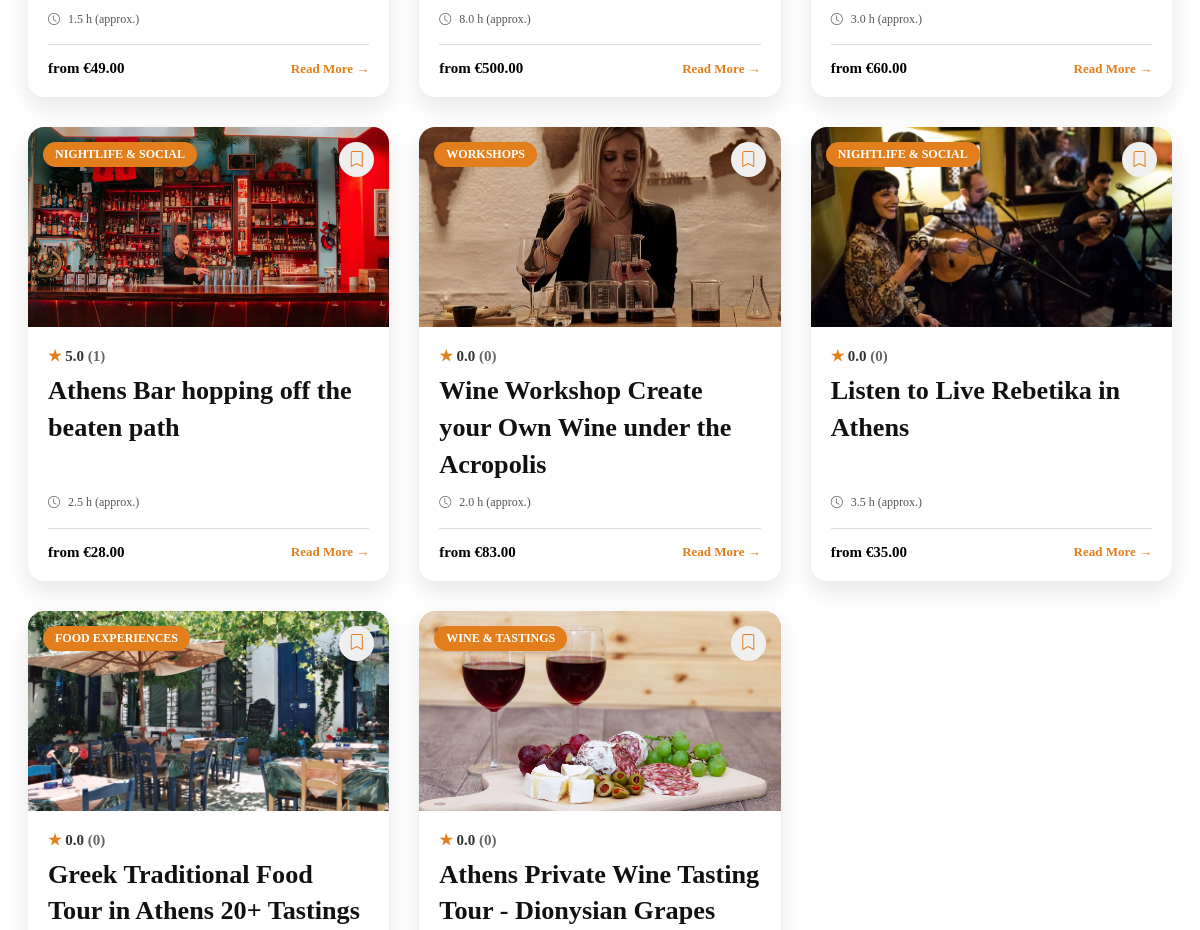
The app's page /discover/ (middle part), older data.
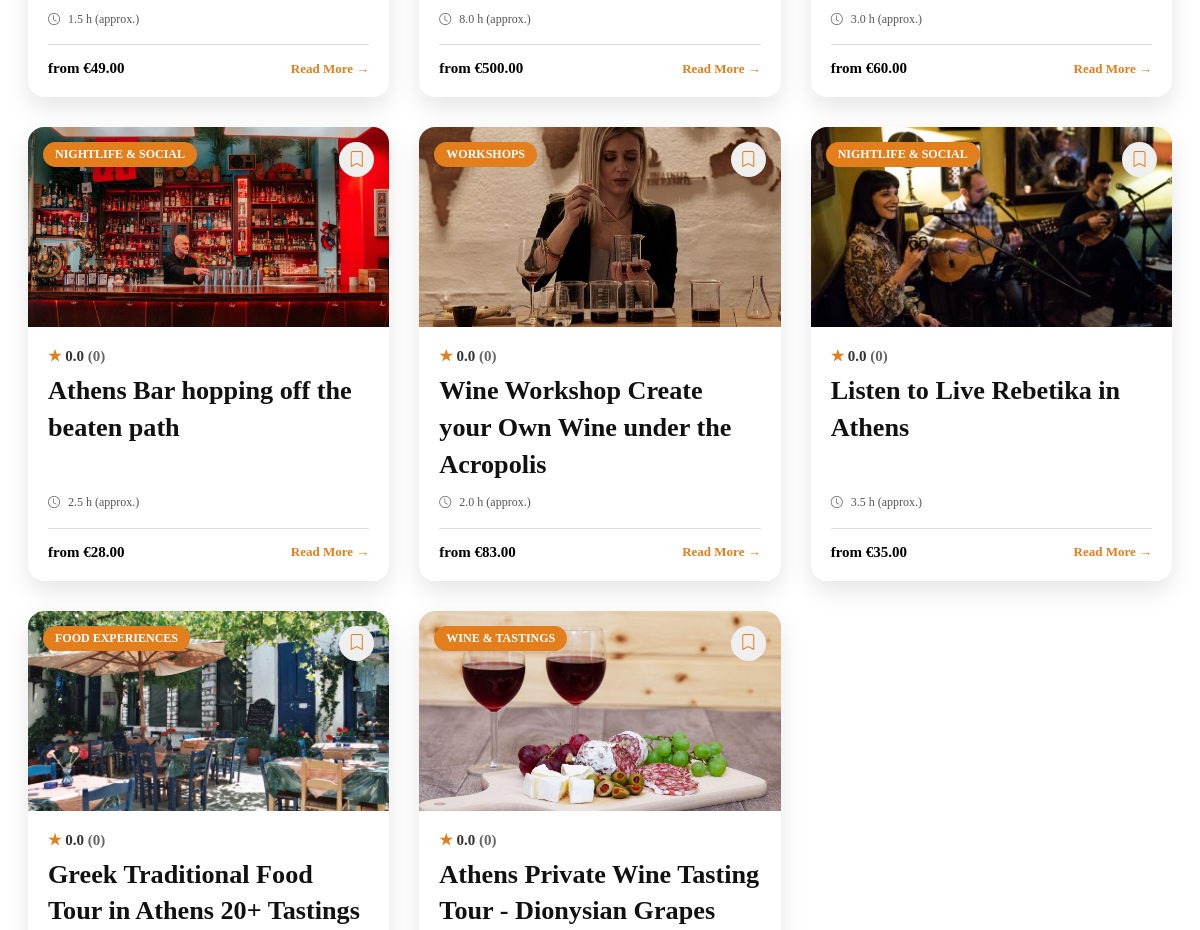
The same page, newer data.
### experiences/models.py (models this page shows, shortened)
class Experience(models.Model):
    title = models.CharField(max_length=100)
    category = models.ForeignKey(Category, on_delete=models.CASCADE)
    subcategory = models.ForeignKey(Subcategory, on_delete=models.SET_NULL, blank=True, null=True)
    description = models.TextField()
    image = models.ImageField(upload_to='experiences/')
    price = models.DecimalField(max_digits=6, decimal_places=2)
    duration = models.DecimalField(max_digits=3, decimal_places=1)
    @property #allows calling a method without parameters
    def average_rating(self):
        avg = self.reviews.aggregate(Avg('rating'))['rating__avg']
        if avg is not None:
            return round(avg, 1)
        return 0.0

class Category(models.Model):
    name = models.CharField(max_length=30)
    class Meta:
        verbose_name_plural = "Categories"

### experiences/views.py (the view)
# urls.py: path('discover/', include('experiences.urls')),
def discover(request):
    all_items = Experience.objects.all()
    categories = Category.objects.all()
    subcategories = Subcategory.objects.all()
    durations = Experience.objects.exclude(duration__isnull=True).values_list('duration', flat=True).distinct().order_by('duration')
    context = {
        'items': all_items,
        'categories': categories,
        'subcategories': subcategories,
        'durations': durations,
    }
    return render(request, 'experiences/discover.html', context)

### orders/context_processors.py (called while the page is built)
def cart_processor(request):
    cart = request.session.get('cart', {})
    cart_item_count = len(cart)
    return {'cart_item_count': cart_item_count}

### experiences/templates/experiences/discover.html (shortened to what this page needs)
{% extends 'home/base.html' %}
{% load static %}
{% block extra_css %}
    <link rel="stylesheet" href="{% static 'css/discover.css' %}">
{% endblock %}
{% block content %}
<section class="blog-section" aria-label="Blog posts and search">
    <div class="discover-container">
        <div class="blog-grid">
            {% for item in items %}
                <article class="blog-card"
                        aria-labelledby="blog-title-{{ item.id }}"
                        data-price="{{item.price}}"
                        data-category="{{ item.category.name|lower }}"
                        data-subcategory="{% if item.subcategory %}{{ item.subcategory.name|lower }}{% endif %}"
                        data-duration="{% if item.duration %}{{ item.duration|lower }}{% endif %}">
                    <div class="blog-image-wrapper">
                        {% if item.image %}
                            <img src="{{ item.image.url }}" class="blog-img" alt="Photo of {{ item.title }}">
                        {% endif %}
                        <span class="blog-category" aria-label="Category: {{ item.category.name }}">
                            {{ item.category.name }}
                        </span>
                        <button class="save-button"
                                title="Save to Favorites"
                                data-id="{{ item.id }}"
                                data-auth="{{ user.is_authenticated|yesno:'true,false' }}"
                                aria-label="Save {{ item.title }} to favorites">
                            {% if user.is_authenticated and item in user.profile.favorites.all %}
                                <i class="bi bi-bookmark-fill" aria-hidden="true" ></i>
                            {% else %}
                                <i class="bi bi-bookmark" aria-hidden="true"></i>
                            {% endif %}
                        </button>
                    </div>
                    <div class="blog-content">
                        <div class="blog-rating">
                            <span class="blog-rating-star">★</span>
                            {{ item.average_rating }}
                            <span class="blog-rating-number">({{ item.reviews.count }})</span>
                        </div>
                        <h3 id="blog-title-{{ item.id }}">
                            <a href="{% url 'experience_detail' item.id %}">{{ item.title }}</a>
                        </h3>
                        <div class="blog-details">
                            {% if item.duration %}
                                <div>
                                    <i class="bi bi-clock"></i> {{ item.duration }} h (approx.)
                                </div>
                            {% endif %}
                        </div>
                        <div class="blog-bottom-part">
                            <span class="price">
                                <b>from €{{ item.price }}</b>
                            </span>
                            <a href="{% url 'experience_detail' item.id %}" class="read-more">
                                <b> Read More <span aria-hidden="true">→</span></b>
                            </a>
                        </div>
                    </div>
                </article>
            {% endfor %}
        </div>
    </div>
</section>
{% endblock %}

Row changes from the older to the newer data that the page shows:
changed Experience "Athens Bar hopping off the beaten path": average_rating "5.0" → "0.0"; reviews.count "1" → "0"
